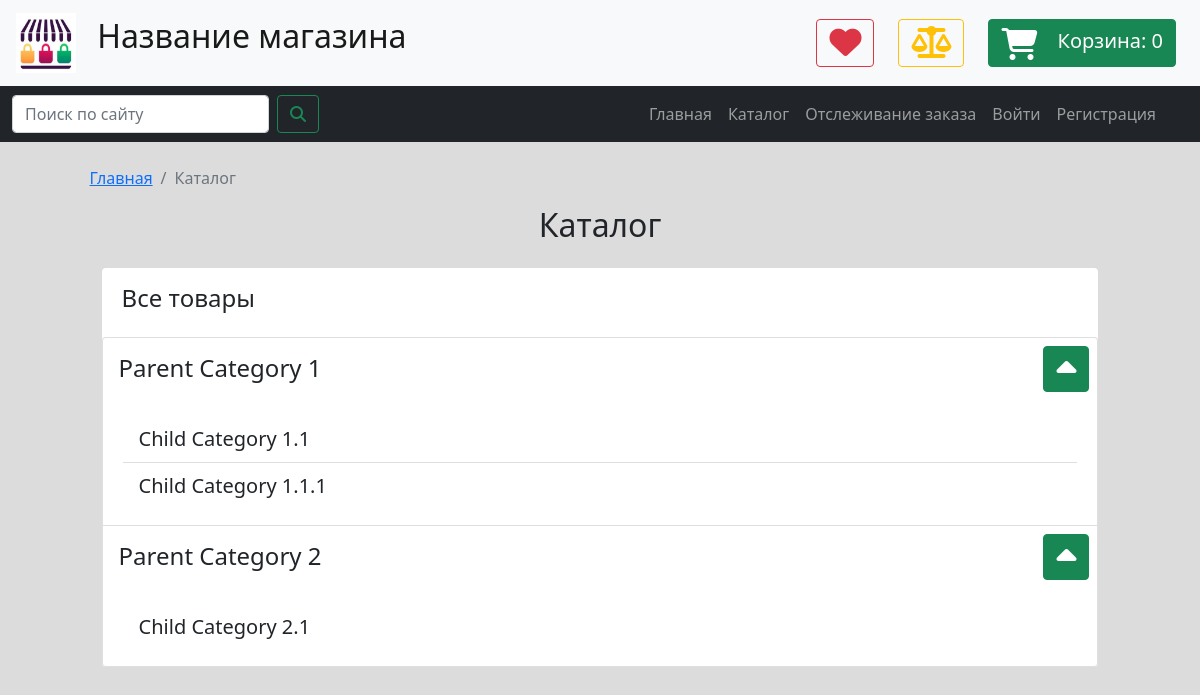
The page /categories on the database its author committed.
### data/goods.py (models this page shows)
class Category(SqlAlchemyBase, SerializerMixin):
    __tablename__ = 'categories'
    id = sqlalchemy.Column(sqlalchemy.Integer,
                           primary_key=True, autoincrement=True)
    parent_id = sqlalchemy.Column(sqlalchemy.Integer,
                                  sqlalchemy.ForeignKey('categories.id'))
    children = orm.relation("Category",
                            backref=backref('parent', remote_side=[id]))
    name = sqlalchemy.Column(sqlalchemy.String, nullable=False)
    def get_all_children(self):
        ans = []
        for child in self.children:
            ans.append(child)
            ans += child.get_all_children()
        return ans

### routes/goods.py (the view, shortened to what this page needs)
@app.route('/categories', methods=['GET', 'POST'])
def categories_page():
    if request.method == 'GET':
        db_sess = db_session.create_session()
        all_categories = db_sess.query(Category)
        categories = all_categories.filter_by(parent_id=None)
        template = render_template('categories_page.html',
                                   categories=categories,
                                   all_categories=all_categories,
                                   title='Main')
        db_sess.close()
        return template

### data/db_session.py (called while the page is built)
def create_session() -> Session:
    global __factory
    if __factory:
        return __factory()

### templates/categories_page.html (shortened to what this page needs)
{% extends "base.html" %}
{% block content %}
    <nav aria-label="breadcrumb" class="">
        <ol class="breadcrumb">
            <li class="breadcrumb-item"><a href="{{ url_for('index_page') }}">Главная</a></li>
            <li class="breadcrumb-item active">Каталог</li>
        </ol>
    </nav>
    <div class="container mt-2">
        <h2 class="mb-4 text-center">Каталог</h2>
        <div class="container content-section p-0 rounded">
            <div class="row pe-4 ps-4 pt-2 pb-3">
                <a href="{{ url_for('all_goods_page') }}" class="category-link-btn rounded
                         flex-fill text-left
                         text-decoration-none text-dark p-2">
                    <span class="h4">Все товары</span>
                </a>
            </div>
            <div class="accordion border-0" id="accordionExample">
                {% for categ in categories %}
                    <div class="accordion-item">
                        <div class="accordion-header d-flex flex-row justify-content-between p-2"
                             id="heading{{ loop.index }}">
                            <a href="{{ url_for('goods_in_category', categ_id=categ.id) }}" class="category-link-btn rounded
                     flex-fill text-left
                     text-decoration-none text-dark pt-2 ps-2">
                                <span class="h4">{{ categ.name }}</span>
                            </a>
                            <button class="btn btn-success ms-4 collapse-toggle" type="button"
                                    data-bs-toggle="collapse"
                                    data-bs-target="#collapse{{ loop.index }}">
                                <i class="fa fa-caret-up fa-2x d-block"></i>
                            </button>
                        </div>
                        <div id="collapse{{ loop.index }}" class="accordion-collapse collapse show"
                             data-bs-parent="#accordionExample">
                            <div class="accordion-body">
                                <ul class="list-group list-group-flush">
                                    {% for subcategory in categ.get_all_children() %}
                                        <li class="list-group-item d-flex flex-row category-link-btn">
                                            <a href="{{ url_for('goods_in_category', categ_id=subcategory.id) }}"
                                               class="flex-fill text-decoration-none text-dark">
                                                <span style="font-size: 20px">{{ subcategory.name }}</span>
                                            </a>
                                        </li>
                                    {% endfor %}
                                </ul>
                            </div>
                        </div>
                    </div>
                {% endfor %}
            </div>
        </div>
    </div>
{% endblock content %}

### static/css/main_stylesheet_v12.css (style rules this page uses)
body { background: #dcdcdc; }
.content-section { background: white; }

### rows shown on the page
Category: name "Parent Category 1"
Category: name "Child Category 1.1"
Category: name "Child Category 1.1.1"
Category: name "Parent Category 2"
Category: name "Child Category 2.1"

### other values the page prints
{{ shop_name }} "Название магазина"
{{ session.get('cart', [])|length }} "0"
